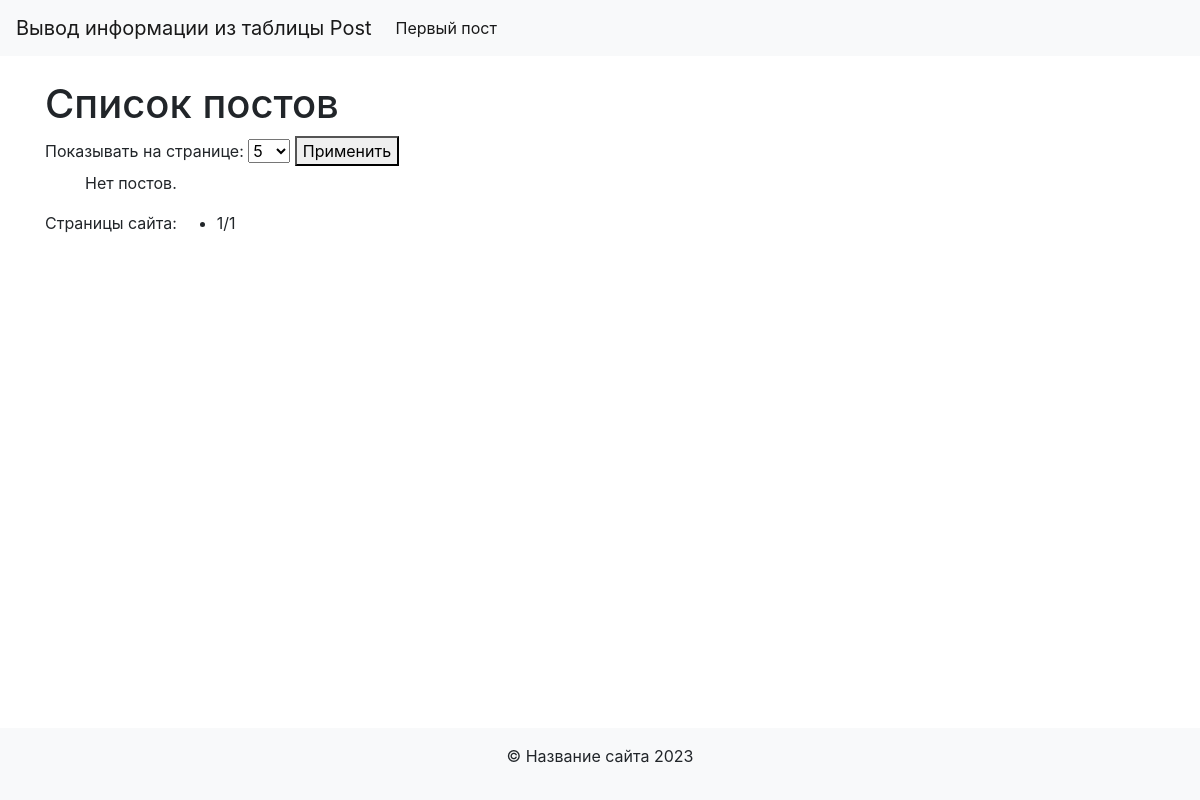
Page /task1/ on the earlier database version.
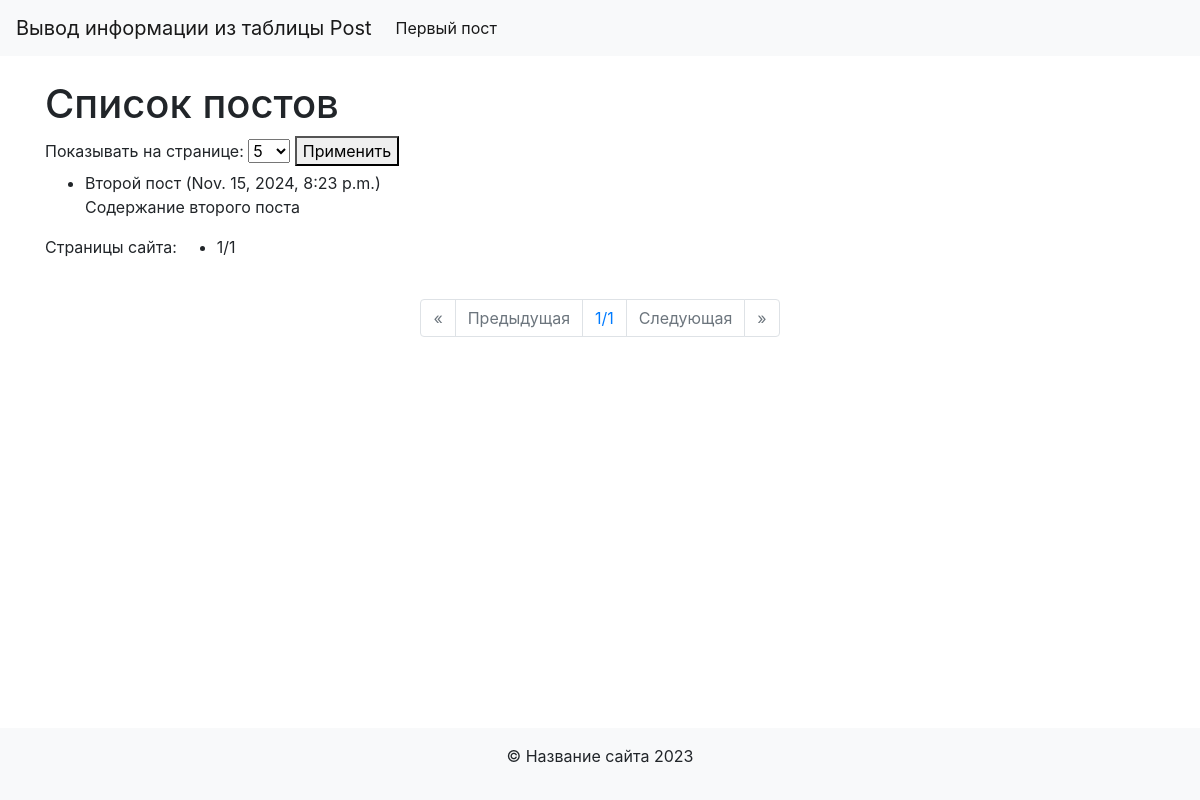
Same page on the later database version.
### task1/models.py (models this page shows)
class Post(models.Model):
    title = models.CharField(max_length=200)
    content = models.TextField()
    created_at = models.DateTimeField(auto_now_add=True)
    updated_at = models.DateTimeField(auto_now=True)

### task1/views.py (the view)
# urls.py: path('', post_list, name='home'),  # Здесь мы добавляем маршрут с именем 'home'
def post_list(request):
    posts = Post.objects.all()
    per_page = int(request.GET.get('per_page', 5))
    paginator = Paginator(posts, per_page)  # Пагинация с учетом выбранного значения
    page_number = request.GET.get('page', 1)
    page_posts = paginator.get_page(page_number)
    context = {
        'page_posts':page_posts,
        'paginator':paginator,
        'per_page':per_page,  # Передаем выбранное значение per_page в контекст
    }
    return render(request, 'post_list.html', context)

### task1/templates/fourth_task/post_list.html (shortened to what this page needs)
{% extends 'base.html' %}
{% block content %}
<h1>Список постов</h1>
<form method="GET">
    <label for="per-page">Показывать на странице:</label>
    <select id="per-page" name="per_page">
        <option value="5" {% if per_page == 5 %}selected{% endif %}>5</option>
    </select>
    <button type="submit">Применить</button>
</form>
<ul>
    {% for post in page_posts %}
    <li>
        {{ post.title }} ({{ post.created_at }})
        <p>{{ post.content }}</p>
    </li>
    {% empty %}
    <p>Нет постов.</p>
    {% endfor %}
</ul>
<div class="pagination">
    <p>Страницы сайта:</p>
    <ul>
        <li>{{ page_posts.number }}/{{ paginator.num_pages }}</li>
    </ul>
</div>
{% endblock %}

Differences in the rows shown:
added Post: title "Второй пост", created_at "Nov. 15, 2024, 8:23 p.m.", content "Содержание второго поста"
Other differences:
{{ page_posts.number }}: (not shown) → "1"
{{ paginator.num_pages }}: (not shown) → "1"
text no longer shown: "Нет постов."
text now shown: "« Предыдущая / Следующая »"
